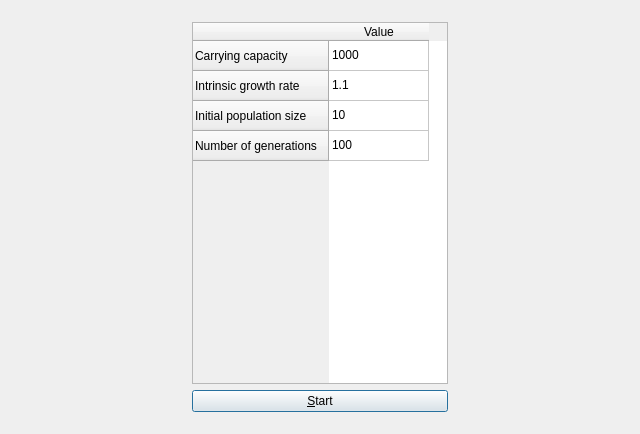
<?xml version="1.0" encoding="UTF-8"?>
<ui version="4.0">
 <class>QtDialog</class>
 <widget class="QDialog" name="QtDialog">
  <property name="geometry">
   <rect>
    <x>0</x>
    <y>0</y>
    <width>640</width>
    <height>434</height>
   </rect>
  </property>
  <property name="windowTitle">
   <string>QwtExample13</string>
  </property>
  <layout class="QHBoxLayout" name="horizontalLayout">
   <item>
    <widget class="QWidget" name="widget" native="true">
     <property name="sizePolicy">
      <sizepolicy hsizetype="Maximum" vsizetype="Preferred">
       <horstretch>0</horstretch>
       <verstretch>0</verstretch>
      </sizepolicy>
     </property>
     <layout class="QVBoxLayout" name="verticalLayout">
      <item>
       <widget class="QTableWidget" name="parameters">
        <row>
         <property name="text">
          <string>Carrying capacity</string>
         </property>
        </row>
        <row>
         <property name="text">
          <string>Intrinsic growth rate</string>
         </property>
        </row>
        <row>
         <property name="text">
          <string>Initial population size</string>
         </property>
        </row>
        <row>
         <property name="text">
          <string>Number of generations</string>
         </property>
        </row>
        <column>
         <property name="text">
          <string>Value</string>
         </property>
        </column>
        <item row="0" column="0">
         <property name="text">
          <string>1000</string>
         </property>
        </item>
        <item row="1" column="0">
         <property name="text">
          <string>1.1</string>
         </property>
        </item>
        <item row="2" column="0">
         <property name="text">
          <string>10</string>
         </property>
        </item>
        <item row="3" column="0">
         <property name="text">
          <string>100</string>
         </property>
        </item>
       </widget>
      </item>
      <item>
       <widget class="QPushButton" name="start">
        <property name="text">
         <string>&amp;Start</string>
        </property>
       </widget>
      </item>
     </layout>
    </widget>
   </item>
  </layout>
 </widget>
 <layoutdefault spacing="6" margin="11"/>
 <resources/>
 <connections/>
</ui>
